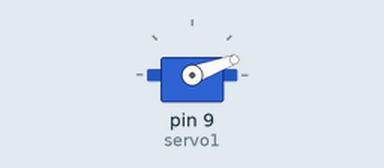
The sketch below on a simulated Arduino Uno, built with avr-gcc and run on an emulated ATmega328P. Shown: servo. Random numbers use the default seed unless the sketch sets one.

Above: at 0.05 s.
At 30.5 s:
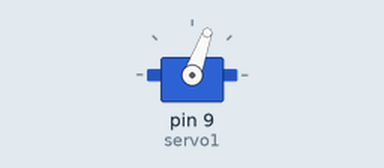
Timing chart, 0 to 40.1 s (numbered marks = the images above):
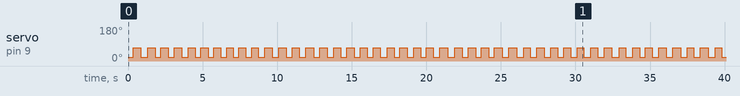

Measured:
- by itself, servo on pin 9 (servo1): moves between 20° and 70°, repeating every 30.8 s

The sketch:

servo2.ino
```cpp
// (licence header left out)
#include <AFMotor.h>
#include <Servo.h>

// DC motor on M2
//AF_DCMotor motor(2);
// DC hobby servo
Servo servo1;
// Stepper motor on M3+M4 48 steps per revolution
//AF_Stepper stepper(48, 2);

void setup() {
  Serial.begin(9600);           // set up Serial library at 9600 bps
  servo1.attach(9);
}

int i;

void loop() {
servo1.write(20);
delay(random(360,480));
servo1.write(70);
delay(random(440,540));
}
```
